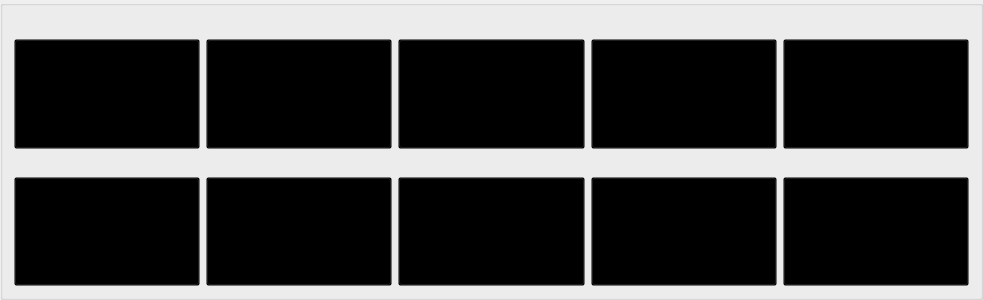
  <widget class="QGroupBox" name="groupBox">
   <property name="geometry">
    <rect>
     <x>10</x>
     <y>10</y>
     <width>983</width>
     <height>300</height>
    </rect>
   </property>
   <property name="sizePolicy">
    <sizepolicy hsizetype="MinimumExpanding" vsizetype="MinimumExpanding">
     <horstretch>0</horstretch>
     <verstretch>0</verstretch>
    </sizepolicy>
   </property>
   <property name="minimumSize">
    <size>
     <width>0</width>
     <height>300</height>
    </size>
   </property>
   <property name="title">
    <string/>
   </property>
   <layout class="QVBoxLayout" name="verticalLayout">
    <item>
     <layout class="QHBoxLayout" name="enemy_line1">
      <item>
       <layout class="QVBoxLayout" name="vertical_0">
        <item>
         <widget class="QLineEdit" name="hp_enemy_0">
          <property name="styleSheet">
           <string notr="true">background-color: rgba(255, 255, 255, 0);</string>
          </property>
          <property name="frame">
           <bool>false</bool>
          </property>
          <property name="alignment">
           <set>Qt::AlignCenter</set>
          </property>
          <property name="readOnly">
           <bool>true</bool>
          </property>
         </widget>
        </item>
        <item>
         <widget class="QPushButton" name="enemy_0">
          <property name="sizePolicy">
           <sizepolicy hsizetype="MinimumExpanding" vsizetype="MinimumExpanding">
            <horstretch>0</horstretch>
            <verstretch>0</verstretch>
           </sizepolicy>
          </property>
          <property name="styleSheet">
           <string notr="true">background-color: transparent;</string>
          </property>
          <property name="text">
           <string/>
          </property>
          <property name="iconSize">
           <size>
            <width>200</width>
            <height>200</height>
           </size>
          </property>
          <property name="checkable">
           <bool>true</bool>
          </property>
         </widget>
        </item>
       </layout>
      </item>
      <item>
       <layout class="QVBoxLayout" name="vertical_1">
        <item>
         <widget class="QLineEdit" name="hp_enemy_1">
          <property name="styleSheet">
           <string notr="true">background-color: rgba(255, 255, 255, 0);</string>
          </property>
          <property name="frame">
           <bool>false</bool>
          </property>
          <property name="alignment">
           <set>Qt::AlignCenter</set>
          </property>
          <property name="readOnly">
           <bool>true</bool>
          </property>
         </widget>
        </item>
        <item>
         <widget class="QPushButton" name="enemy_1">
          <property name="sizePolicy">
           <sizepolicy hsizetype="MinimumExpanding" vsizetype="MinimumExpanding">
            <horstretch>0</horstretch>
            <verstretch>0</verstretch>
           </sizepolicy>
          </property>
          <property name="styleSheet">
           <string notr="true">background-color: transparent;</string>
          </property>
          <property name="text">
           <string/>
          </property>
          <property name="iconSize">
           <size>
            <width>200</width>
            <height>200</height>
           </size>
          </property>
         </widget>
        </item>
       </layout>
      </item>
      <item>
       <layout class="QVBoxLayout" name="vertical_2">
        <item>
         <widget class="QLineEdit" name="hp_enemy_2">
          <property name="styleSheet">
           <string notr="true">background-color: rgba(255, 255, 255, 0);</string>
          </property>
          <property name="frame">
           <bool>false</bool>
          </property>
          <property name="alignment">
           <set>Qt::AlignCenter</set>
          </property>
          <property name="readOnly">
           <bool>true</bool>
          </property>
         </widget>
        </item>
        <item>
         <widget class="QPushButton" name="enemy_2">
          <property name="sizePolicy">
           <sizepolicy hsizetype="MinimumExpanding" vsizetype="MinimumExpanding">
            <horstretch>0</horstretch>
            <verstretch>0</verstretch>
           </sizepolicy>
          </property>
          <property name="styleSheet">
           <string notr="true">background-color: transparent;</string>
          </property>
          <property name="text">
           <string/>
          </property>
          <property name="iconSize">
           <size>
            <width>200</width>
            <height>200</height>
           </size>
          </property>
         </widget>
        </item>
       </layout>
      </item>
      <item>
       <layout class="QVBoxLayout" name="vertical_3">
        <item>
         <widget class="QLineEdit" name="hp_enemy_3">
          <property name="styleSheet">
           <string notr="true">background-color: rgba(255, 255, 255, 0);</string>
          </property>
          <property name="frame">
           <bool>false</bool>
          </property>
          <property name="alignment">
           <set>Qt::AlignCenter</set>
          </property>
          <property name="readOnly">
           <bool>true</bool>
          </property>
         </widget>
        </item>
        <item>
         <widget class="QPushButton" name="enemy_3">
          <property name="sizePolicy">
           <sizepolicy hsizetype="MinimumExpanding" vsizetype="MinimumExpanding">
            <horstretch>0</horstretch>
            <verstretch>0</verstretch>
           </sizepolicy>
          </property>
          <property name="styleSheet">
           <string notr="true">background-color: transparent;</string>
          </property>
          <property name="text">
           <string/>
          </property>
          <property name="iconSize">
           <size>
            <width>200</width>
            <height>200</height>
           </size>
          </property>
         </widget>
        </item>
       </layout>
      </item>
      <item>
       <layout class="QVBoxLayout" name="vertical_4">
        <item>
         <widget class="QLineEdit" name="hp_enemy_4">
          <property name="styleSheet">
           <string notr="true">background-color: rgba(255, 255, 255, 0);</string>
          </property>
          <property name="frame">
           <bool>false</bool>
          </property>
          <property name="alignment">
           <set>Qt::AlignCenter</set>
          </property>
          <property name="readOnly">
           <bool>true</bool>
          </property>
         </widget>
        </item>
        <item>
         <widget class="QPushButton" name="enemy_4">
          <property name="sizePolicy">
           <sizepolicy hsizetype="MinimumExpanding" vsizetype="MinimumExpanding">
            <horstretch>0</horstretch>
            <verstretch>0</verstretch>
           </sizepolicy>
          </property>
          <property name="styleSheet">
           <string notr="true">background-color: transparent;</string>
          </property>
          <property name="text">
           <string/>
          </property>
          <property name="iconSize">
           <size>
            <width>200</width>
            <height>200</height>
           </size>
          </property>
         </widget>
        </item>
       </layout>
      </item>
     </layout>
    </item>
    <item>
     <layout class="QHBoxLayout" name="enemy_line2">
      <item>
       <layout class="QVBoxLayout" name="vertical_5">
        <item>
         <widget class="QLineEdit" name="hp_enemy_5">
          <property name="styleSheet">
           <string notr="true">background-color: rgba(255, 255, 255, 0);</string>
          </property>
          <property name="frame">
           <bool>false</bool>
          </property>
          <property name="alignment">
           <set>Qt::AlignCenter</set>
          </property>
          <property name="readOnly">
           <bool>true</bool>
          </property>
         </widget>
        </item>
        <item>
         <widget class="QPushButton" name="enemy_5">
          <property name="sizePolicy">
           <sizepolicy hsizetype="MinimumExpanding" vsizetype="MinimumExpanding">
            <horstretch>0</horstretch>
            <verstretch>0</verstretch>
           </sizepolicy>
          </property>
          <property name="styleSheet">
           <string notr="true">background-color: transparent;</string>
          </property>
          <property name="text">
           <string/>
          </property>
          <property name="iconSize">
           <size>
            <width>200</width>
            <height>200</height>
           </size>
          </property>
         </widget>
        </item>
       </layout>
      </item>
      <item>
       <layout class="QVBoxLayout" name="vertical_6">
        <item>
         <widget class="QLineEdit" name="hp_enemy_6">
          <property name="styleSheet">
           <string notr="true">background-color: rgba(255, 255, 255, 0);</string>
          </property>
          <property name="frame">
           <bool>false</bool>
          </property>
          <property name="alignment">
           <set>Qt::AlignCenter</set>
          </property>
          <property name="readOnly">
           <bool>true</bool>
          </property>
         </widget>
        </item>
        <item>
         <widget class="QPushButton" name="enemy_6">
          <property name="sizePolicy">
           <sizepolicy hsizetype="MinimumExpanding" vsizetype="MinimumExpanding">
            <horstretch>0</horstretch>
            <verstretch>0</verstretch>
           </sizepolicy>
          </property>
          <property name="styleSheet">
           <string notr="true">background-color: transparent;</string>
          </property>
          <property name="text">
           <string/>
          </property>
          <property name="iconSize">
           <size>
            <width>200</width>
            <height>200</height>
           </size>
          </property>
         </widget>
        </item>
       </layout>
      </item>
      <item>
       <layout class="QVBoxLayout" name="vertical_7">
        <item>
         <widget class="QLineEdit" name="hp_enemy_7">
          <property name="styleSheet">
           <string notr="true">background-color: rgba(255, 255, 255, 0);</string>
          </property>
          <property name="frame">
           <bool>false</bool>
          </property>
          <property name="alignment">
           <set>Qt::AlignCenter</set>
          </property>
          <property name="readOnly">
           <bool>true</bool>
          </property>
         </widget>
        </item>
        <item>
         <widget class="QPushButton" name="enemy_7">
          <property name="sizePolicy">
           <sizepolicy hsizetype="MinimumExpanding" vsizetype="MinimumExpanding">
            <horstretch>0</horstretch>
            <verstretch>0</verstretch>
           </sizepolicy>
          </property>
          <property name="styleSheet">
           <string notr="true">background-color: transparent;</string>
          </property>
          <property name="text">
           <string/>
          </property>
          <property name="iconSize">
           <size>
            <width>200</width>
            <height>200</height>
           </size>
          </property>
         </widget>
        </item>
       </layout>
      </item>
      <item>
       <layout class="QVBoxLayout" name="vertical_8">
        <item>
         <widget class="QLineEdit" name="hp_enemy_8">
          <property name="styleSheet">
           <string notr="true">background-color: rgba(255, 255, 255, 0);</string>
          </property>
          <property name="frame">
           <bool>false</bool>
          </property>
          <property name="alignment">
           <set>Qt::AlignCenter</set>
          </property>
          <property name="readOnly">
           <bool>true</bool>
          </property>
         </widget>
        </item>
        <item>
         <widget class="QPushButton" name="enemy_8">
          <property name="sizePolicy">
           <sizepolicy hsizetype="MinimumExpanding" vsizetype="MinimumExpanding">
            <horstretch>0</horstretch>
            <verstretch>0</verstretch>
           </sizepolicy>
          </property>
          <property name="styleSheet">
           <string notr="true">background-color: transparent;</string>
          </property>
          <property name="text">
           <string/>
          </property>
          <property name="iconSize">
           <size>
            <width>200</width>
            <height>200</height>
           </size>
          </property>
         </widget>
        </item>
       </layout>
      </item>
      <item>
       <layout class="QVBoxLayout" name="vertical_9">
        <item>
         <widget class="QLineEdit" name="hp_enemy_9">
          <property name="styleSheet">
           <string notr="true">background-color: rgba(255, 255, 255, 0);</string>
          </property>
          <property name="frame">
           <bool>false</bool>
          </property>
          <property name="alignment">
           <set>Qt::AlignCenter</set>
          </property>
          <property name="readOnly">
           <bool>true</bool>
          </property>
         </widget>
        </item>
        <item>
         <widget class="QPushButton" name="enemy_9">
          <property name="sizePolicy">
           <sizepolicy hsizetype="MinimumExpanding" vsizetype="MinimumExpanding">
            <horstretch>0</horstretch>
            <verstretch>0</verstretch>
           </sizepolicy>
          </property>
          <property name="styleSheet">
           <string notr="true">background-color: transparent;</string>
          </property>
          <property name="text">
           <string/>
          </property>
          <property name="iconSize">
           <size>
            <width>200</width>
            <height>200</height>
           </size>
          </property>
         </widget>
        </item>
       </layout>
      </item>
     </layout>
    </item>
   </layout>
  </widget>
